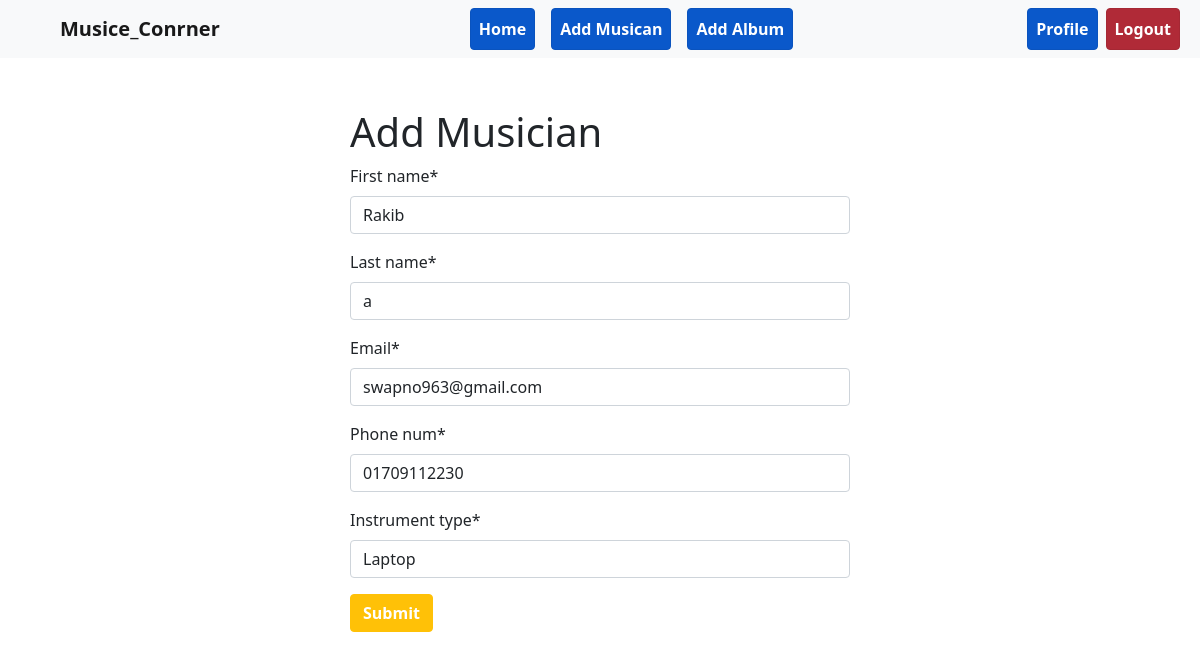
/musician/edit/6/ (signed in), run on the app's committed database.
### musician/models.py (models this page shows, shortened)
class MusicialModel(models.Model):
    first_name = models.CharField(max_length=100)
    last_name = models.CharField(max_length=100)
    email = models.EmailField()
    phone_num = models.CharField(max_length=12)
    instrument_type = models.CharField(max_length=100)

### musician/views.py (the view)
# urls.py: path('edit/<int:id>/', views.EditMusicianCreateView.as_view(),name='edit_musician'),
@method_decorator(login_required, name='dispatch')
class EditMusicianCreateView(SuccessMessageMixin, UpdateView):
    model =models.MusicialModel
    form_class = forms.MusicianForm
    template_name = 'add_musician.html'
    pk_url_kwarg = 'id'
    success_message = 'Post Edited Successfully'
    success_url = '/'

### musician/forms.py
class MusicianForm(forms.ModelForm):
    class Meta:
        model = MusicialModel
        fields = '__all__'

### musician/templates/add_musician.html (shortened to what this page needs)
{% extends 'base.html' %}
{% load crispy_forms_tags %}
{% block content%}
    <form method='post' style="width:50%; margin:auto; padding:50px;">
        <h1>Add Musician</h1>
        {{form | crispy}}
        <button class='btn btn-warning fw-bold text-white' type="submit"> Submit</button>
    </form>
{%endblock%}

### data on the page
MusicialModel: first_name "Rakib", last_name "a", email "swapno963@gmail.com", phone_num "01709112230", instrument_type "Laptop"
